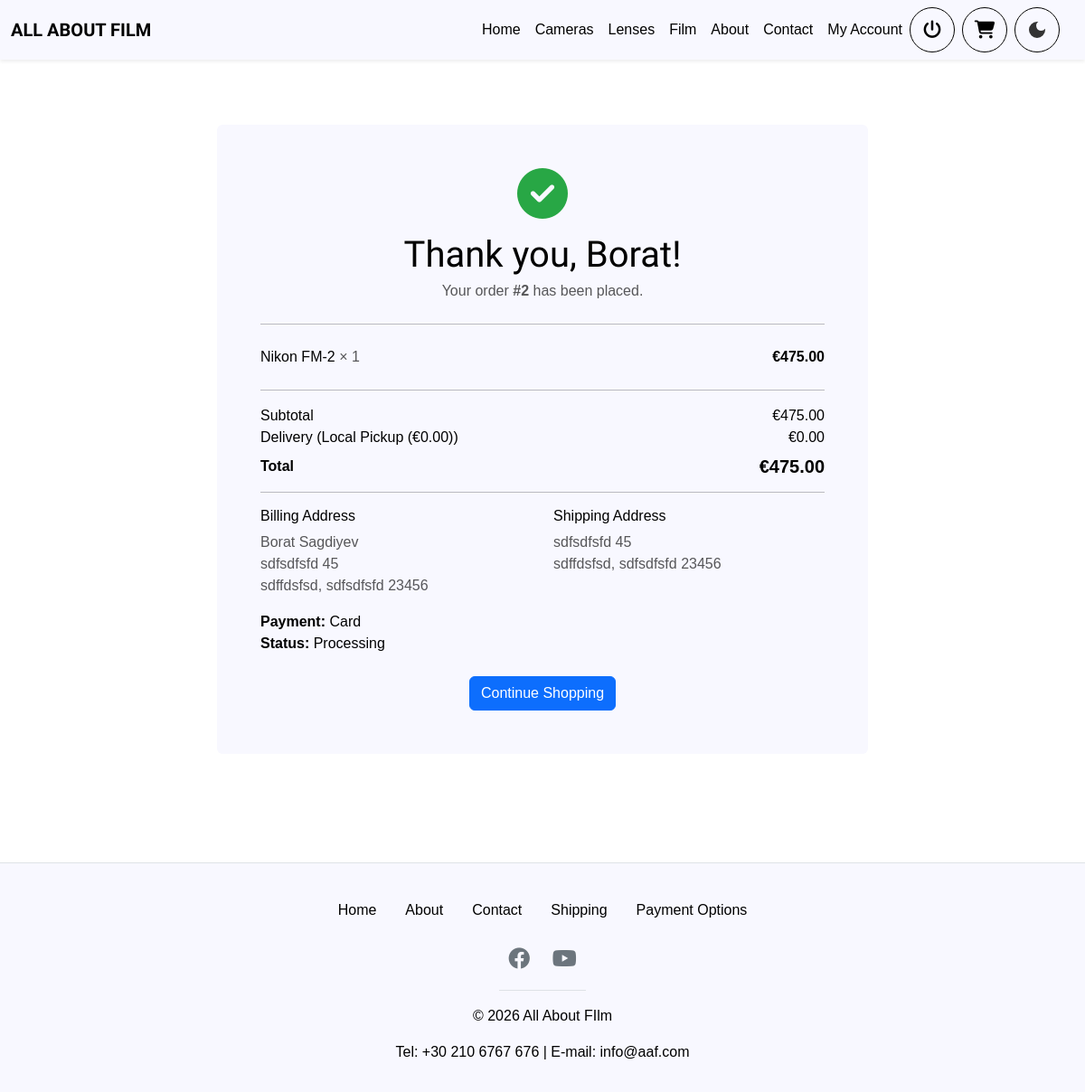
/order/2/ (signed in), run on the app's committed database.
### home/models.py (models this page shows, shortened)
class Order(models.Model):
    class Status(models.TextChoices):
        PROCESSING = 'PROCESSING', 'Processing'
        SHIPPED = 'SHIPPED', 'Shipped'
        COMPLETED = 'COMPLETED', 'Completed'
    class PaymentMethod(models.TextChoices):
        INSTORE = 'INSTORE', 'Cash/Card in-store'
        CARD = 'CARD', 'Card'
        APPLE_PAY = 'APPLE_PAY', 'Apple Pay'
        GOOGLE_PAY = 'GOOGLE_PAY', 'Google Pay'
        PAYPAL = 'PAYPAL', 'PayPal'
        KLARNA = 'KLARNA', 'Klarna'
        PAY_BY_BANK = 'PAY_BY_BANK', 'Pay By Bank'
    user = models.ForeignKey(
        settings.AUTH_USER_MODEL, on_delete=models.PROTECT, related_name='orders'
    )
    date = models.DateTimeField(auto_now_add=True)
    status = models.CharField(
        max_length=20, choices=Status.choices, default=Status.PROCESSING
    )
    first_name = models.CharField(max_length=50, default='')
    last_name = models.CharField(max_length=50, default='')
    email = models.EmailField(default='')
    phone = models.CharField(max_length=30, default='')
    billing_address = models.CharField(max_length=255, default='')
    billing_region = models.CharField(max_length=100, default='')
    billing_country = models.CharField(max_length=100, default='')
    billing_postal_code = models.CharField(max_length=20, default='')
    shipping_same_as_billing = models.BooleanField(default=True)
    shipping_address = models.CharField(max_length=255, blank=True, default='')
    shipping_region = models.CharField(max_length=100, blank=True, default='')
    shipping_country = models.CharField(max_length=100, blank=True, default='')
    shipping_postal_code = models.CharField(max_length=20, blank=True, default='')
    payment_method = models.CharField(
        max_length=20, choices=PaymentMethod.choices, default=''
    )
    shipping_method = models.ForeignKey(
        'ShippingMethod', on_delete=models.SET_NULL, null=True, blank=True
    )
    shipping_cost = models.DecimalField(max_digits=6, decimal_places=2, default=0)
    subtotal = models.DecimalField(max_digits=10, decimal_places=2, default=0)
    total = models.DecimalField(max_digits=10, decimal_places=2, default=0)
    class Meta:
        ordering = ['-date']

class OrderItem(models.Model):
    order = models.ForeignKey(Order, related_name='items', on_delete=models.CASCADE)
    product = models.ForeignKey(Product, on_delete=models.PROTECT)
    quantity = models.PositiveIntegerField(default=1)
    price_at_purchase = models.DecimalField(max_digits=10, decimal_places=2)

class Product(models.Model):
    class Category(models.TextChoices):
        CAMERA = 'CAMERA', 'Camera'
        LENS = 'LENS', 'Lens'
        FILM = 'FILM', 'Film'
    code = models.CharField(max_length=10, primary_key=True, editable=False)
    category = models.CharField(max_length=10, choices=Category.choices)
    manufacturer = models.CharField(max_length=50)
    model = models.CharField(max_length=50)
    description = models.TextField(blank=True)
    price = models.DecimalField(max_digits=10, decimal_places=2)
    stock = models.PositiveIntegerField(default=1)
    _CODE_PREFIX = {'CAMERA': 'C', 'LENS': 'L', 'FILM': 'F'}

class ShippingMethod(models.Model):
    name = models.CharField(max_length=100)
    price = models.DecimalField(max_digits=6, decimal_places=2)
    position = models.PositiveIntegerField(default=0)
    is_active = models.BooleanField(default=True)
    class Meta:
        ordering = ['position', 'price']
    def __str__(self):
        return f"{self.name} (€{self.price})"

### home/views.py (the view)
# urls.py: path('order/<int:order_id>/', views.order_confirmation, name='order_confirmation'),
@login_required
def order_confirmation(request, order_id):
    order = get_object_or_404(
        Order.objects.prefetch_related('items__product'), pk=order_id, user=request.user
    )
    return render(request, 'home/order_confirmation.html', {'order': order})

### home/context_processors.py (called while the page is built)
def cart_count(request):
    cart = request.session.get('cart', {})
    return {'cart_count': sum(cart.values())}

### home/templatetags/static_extras.py (called while the page is built)
@register.simple_tag
def static_v(path):
    url = static_url(path)
    absolute = finders.find(path)
    if absolute:
        try:
            return f"{url}?v={int(os.path.getmtime(absolute))}"
        except OSError:
            pass
    return url

### home/templates/home/order_confirmation.html
{% extends "home/base.html" %}
{% block content %}
<div class="container py-5">
    <div class="checkout-summary p-4 p-md-5 rounded mx-auto" style="max-width: 720px;">
        <div class="text-center mb-4">
            <i class="fas fa-circle-check" style="font-size: 3.5rem; color: #28a745;" aria-hidden="true"></i>
            <h1 class="mt-3 mb-1">Thank you, {{ order.first_name }}!</h1>
            <p class="text-muted">Your order <strong>#{{ order.pk }}</strong> has been placed.</p>
        </div>
        <hr>
        {% for it in order.items.all %}
            <div class="d-flex justify-content-between py-2">
                <span>{{ it.product.manufacturer }} {{ it.product.model }} <span class="text-muted">&times; {{ it.quantity }}</span></span>
                <span class="fw-bold">&euro;{{ it.price_at_purchase|floatformat:2 }}</span>
            </div>
        {% endfor %}
        <hr>
        <div class="d-flex justify-content-between"><span>Subtotal</span><span>&euro;{{ order.subtotal|floatformat:2 }}</span></div>
        <div class="d-flex justify-content-between"><span>Delivery ({{ order.shipping_method }})</span><span>&euro;{{ order.shipping_cost|floatformat:2 }}</span></div>
        <div class="d-flex justify-content-between mt-2"><span class="fw-bold">Total</span><span class="fw-bold h5 mb-0">&euro;{{ order.total|floatformat:2 }}</span></div>
        <hr>
        <div class="row">
            <div class="col-sm-6">
                <h6>Billing Address</h6>
                <p class="text-muted mb-0">
                    {{ order.first_name }} {{ order.last_name }}<br>
                    {{ order.billing_address }}<br>
                    {{ order.billing_region }}, {{ order.billing_country }} {{ order.billing_postal_code }}
                </p>
            </div>
            <div class="col-sm-6">
                <h6>Shipping Address</h6>
                <p class="text-muted mb-0">
                    {{ order.shipping_address }}<br>
                    {{ order.shipping_region }}, {{ order.shipping_country }} {{ order.shipping_postal_code }}
                </p>
            </div>
        </div>
        <p class="mt-3 mb-0"><strong>Payment:</strong> {{ order.get_payment_method_display }}</p>
        <p class="mb-0"><strong>Status:</strong> {{ order.get_status_display }}</p>
        <div class="text-center mt-4">
            <a href="{% url 'cameras' %}" class="btn btn-primary">Continue Shopping</a>
        </div>
    </div>
</div>
{% endblock %}

### static/css/styles.css (style rules this page uses)
:root { --base-color: white; --base-variant: ghostwhite; --base-footer: #6c757d; --base-icons: #6c757d; --text-color: black; }
html, body { font-family: "Century Gothic", sans-serif, Arial; margin: 0; min-height: 100vh; display: flex; flex-direction: column; background: var(--base-color); color: var(--text-color); }
h1 { font-family: "Special Gothic Expanded One", sans-serif, Arial; text-align: center; color: var(--text-color); }
h6 { color: var(--text-color); }
p { color: var(--text-color); }
a { color: var(--text-color); }
.account-panel .text-muted, .cart-panel .text-muted, .cart-summary .text-muted, .checkout-panel .text-muted, .checkout-summary .text-muted { color: var(--text-color) !important; opacity: 0.65; }
.checkout-panel, .checkout-summary { background: var(--base-variant); color: var(--text-color); }
body, main, nav.navbar, footer, .card, .cart-panel, .cart-summary, .auth-card, .account-panel, .account-avatar, p, h1, h2, h3, h4, h5, h6, a, label, span, .text-muted, .form-control, .form-select, .nav-icon-btn { transition: background-color 0.3s ease, color 0.3s ease, border-color 0.3s ease; }

### data on the page
Order: first_name "Borat", pk "2", subtotal "475.00", shipping_method "Local Pickup (€0.00)", shipping_cost "0.00", total "475.00", last_name "Sagdiyev", billing_address "sdfsdfsfd 45", billing_region "sdffdsfsd", billing_country "sdfsdfsfd", billing_postal_code "23456", shipping_address "sdfsdfsfd 45", shipping_region "sdffdsfsd", shipping_country "sdfsdfsfd", shipping_postal_code "23456", payment_method "Card", status "Processing"
OrderItem: product.manufacturer "Nikon", product.model "FM-2", quantity "1", price_at_purchase "475.00"
